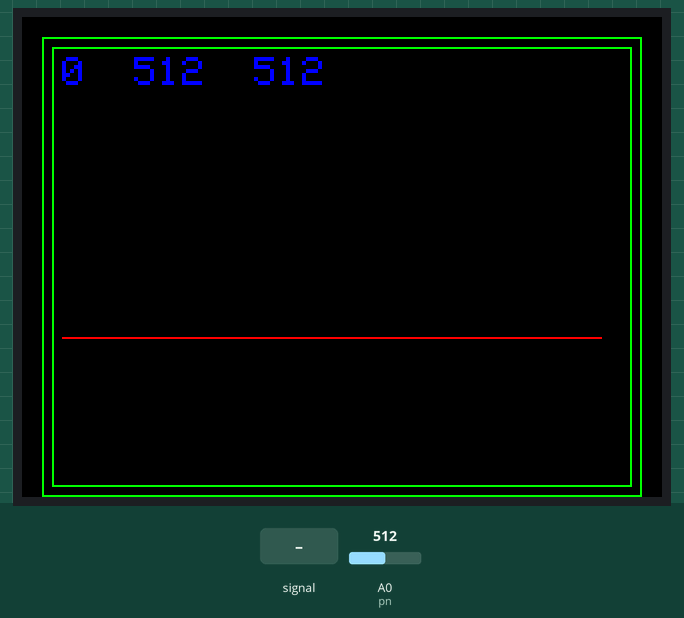
Recording of a sketch running on a simulated Arduino Uno, built with avr-gcc and run on an emulated ATmega328P. Parts: 320×240 colour display. The test bench sets the inputs (shaded band); at power-on: A0 (pn) = 512.

Above: at 3.5 s.
3.6 s: A0 (pn) fed a 200 Hz sine of ±81 counts around its level
At 4.7 s:
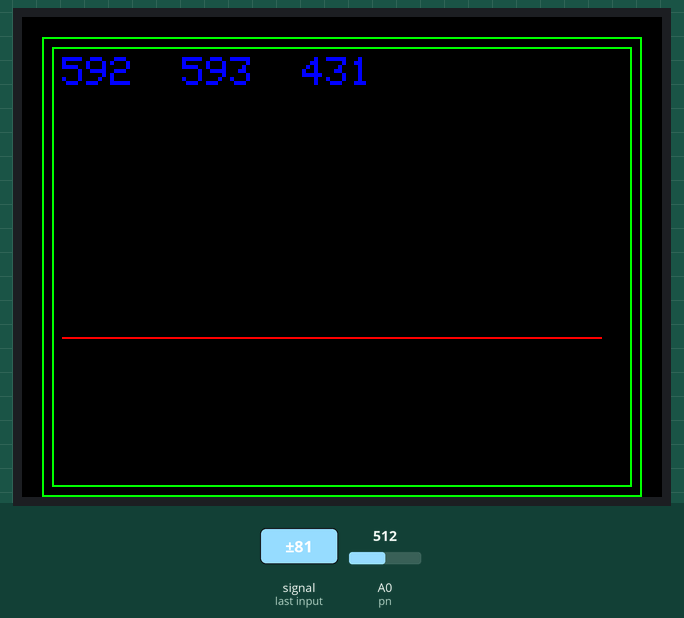
5.4 s: A0 (pn) set to 716
At 6.8 s:
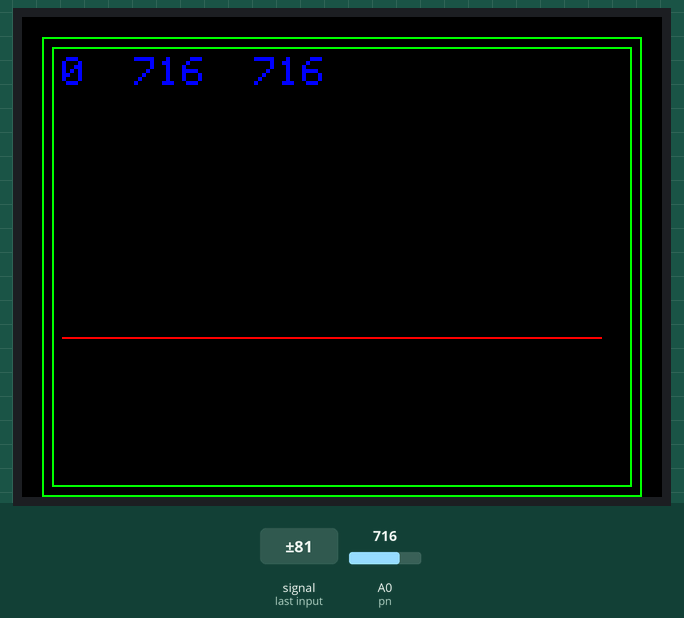
7.2 s: A0 (pn) set to 1023
At 8.7 s:
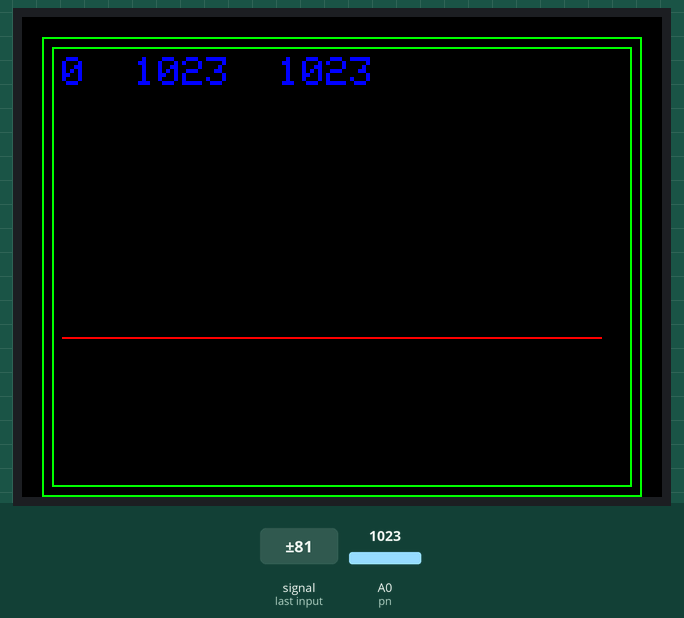
9.1 s: A0 (pn) set to 70
At 9.9 s:
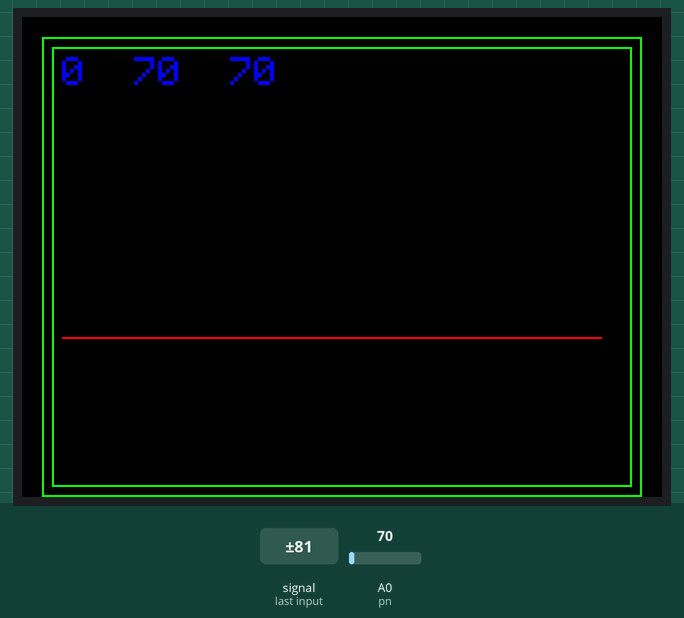
Timing chart, 0 to 11.9 s (numbered marks = the images above; inputs shaded):
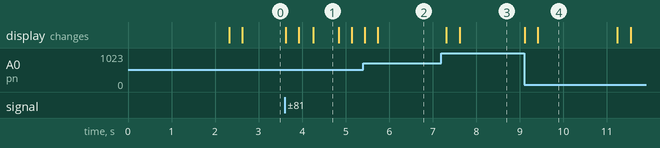

The sketch:

Plotter.ino
```cpp
#include "SPI.h"
#include "Adafruit_GFX.h"
#include "Adafruit_ILI9341.h"

#define TFT_DC 8
#define TFT_CS 10
#define TFT_RST 9
#define pn 0


Adafruit_ILI9341 tft = Adafruit_ILI9341(TFT_CS, TFT_DC, TFT_RST);
 int x=20; int y=120; int oldY=120;int oldX=20; int xStep=1;
 unsigned long  tStart=micros();
 int yMax=160; int yMin=80;
 int xMax=290; int xMin=20;

 int p[256]; int index=0; int c;float scaleFactor= 0.20;int offSet=0;
void setup() {

  tft.begin();

  tft.setRotation(3);
  tft.fillScreen(ILI9341_BLACK);
  box(10, 10, 300, 230,ILI9341_YELLOW , 5);
  tft.setCursor(70,110);
  tft.setTextSize(4);
  tft.setTextColor(ILI9341_GREEN,ILI9341_RED );
  tft.print("Plotter");
  tft.setTextSize(2);
  tft.setCursor(60,150);
  tft.setTextColor(ILI9341_BLUE,ILI9341_RED );
  tft.print("   Saif Ahmed    ");
  delay(2000);
  tft.fillScreen(ILI9341_BLACK);
  box(10, 10, 300, 230,ILI9341_GREEN , 5);
  tft.setTextSize(2);
  tft.setTextColor(ILI9341_BLUE,ILI9341_BLACK );
}

void loop() {

  for(c=0; c<xStep; c++){
    tft.drawFastVLine(x+c, 35, 180, ILI9341_BLACK);
  }
  oldY=y;
  oldX=x;
  p[index]=analogRead(pn);
  y=240-p[index]*scaleFactor - offSet;
  y=y<yMin?yMin:y;
  y=y>yMax?yMax:y;
  x=x<xMax?x+xStep:xMin;
  if (x!=xMin){
  tft.drawLine(oldX, oldY, x, y, ILI9341_RED);
    if(index>=255){
      reScale(micros()-tStart);
      index=-1;
      tStart=micros();
    }
    index++;
  }
}


void reScale(unsigned long  interval){
  int pMax=p[0];int pMin=p[0];float peaks=0; int dip=1;
   for (c=0; c<256; c++){
     pMax=p[c]>pMax?p[c]:pMax;
     pMin=p[c]<pMin?p[c]:pMin;
     if ((p[c-1]>p[c-2])&&(p[c+1]>p[c+2])&& dip ){peaks++;dip=0;};
     if ((p[c-1]>p[c-2])&&(p[c+1]>p[c+2])&! dip ){dip=1;}
   }
   int rate=(1000000*peaks/interval);
   scaleFactor=(yMax-yMin)/(pMax-pMin);
   offSet=-pMin*scaleFactor+yMin;

   tft.setCursor(20,20);

   tft.print(rate);tft.print("  ");
   tft.print(pMax);tft.print("  ");
   tft.print(pMin);tft.print("  ");
   //tft.print(1000000*peaks/interval);tft.print("  ");
}


void box(int xpos, int ypos, int w, int h, uint16_t color, uint16_t thickness) {
  tft.drawRect(xpos, ypos, w, h, color);
  tft.drawRect(xpos+thickness, ypos+thickness, w-2*thickness, h-2*thickness, color);
}
```

Measured:
- after the input at 3.6 s, the display: first changes at once (image 1 shows a later state)
- after the input at 7.2 s, the display: first changes after 0.12 s (image 3 shows a later state)
- after the input at 9.1 s, the display: first changes at once (image 4 shows a later state)
